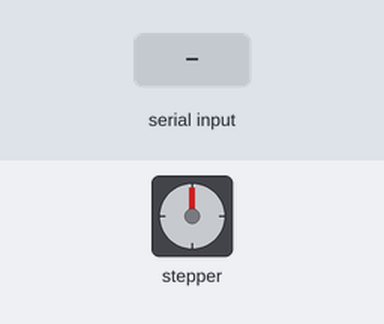
Bench run of a sketch on a simulated Arduino Uno, built with avr-gcc and run on an emulated ATmega328P. Parts: stepper motor. The inputs (shaded band) are chosen by the test bench. Stepper angles assume 200 steps per turn; what the sketch prints to the serial monitor is not drawn.

Above: at 1.2 s.
1.3 s: "90,45\n" received over Serial
At 1.45 s:
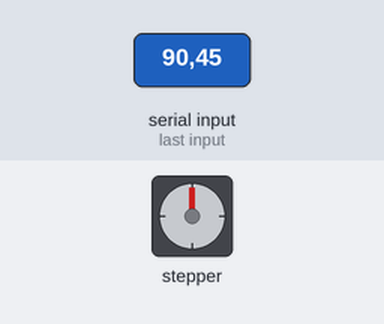
At 2.05 s:
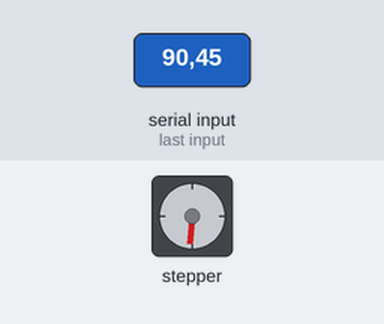
4.3 s: "90\n" received over Serial
At 4.76 s:
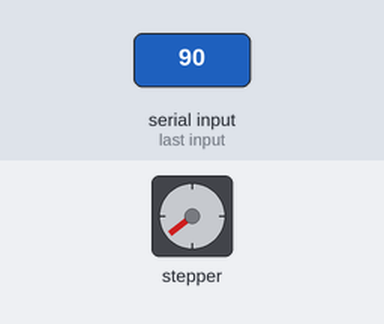
7.3 s: "30,150\n" received over Serial
At 7.47 s:
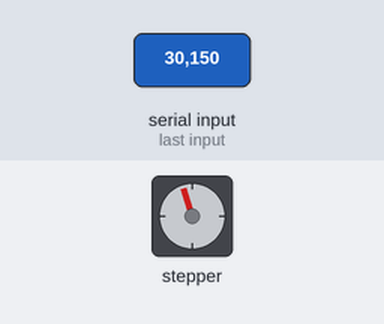
10.3 s: "5\n" received over Serial
13.3 s: "200\n" received over Serial
16.3 s: "90,45\n" received over Serial
Timing chart, 0 to 24.5 s (numbered marks = the images above; inputs shaded):
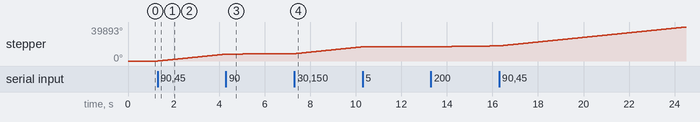

Measured:
- after the input at 1.3 s, stepper: keeps turning clockwise at about 2702°/s, starting at once

The sketch:

stepper.ino
```cpp
#include <AccelStepper.h>

// change to your pins & driver type
#define STEP_PIN 2
#define DIR_PIN 3
AccelStepper stepper(AccelStepper::DRIVER, STEP_PIN, DIR_PIN);

// we'll accumulate serial chars here
String inputString = "";
bool newCommand = false;

void setup() {
  Serial.begin(115200);
  // give us a little extra headroom
  stepper.setMaxSpeed(2000);
  stepper.setAcceleration(1000);
  inputString.reserve(16);

  Serial.println("Ready. Enter speed (–1000…1000) and newline:");
}

void loop() {
  // if we've received a full line, parse it
  if (newCommand) {
    int speed = inputString.toInt();
    Serial.print("Setting speed = ");
    Serial.println(speed);
    stepper.setSpeed(speed);
    // clear for the next command
    inputString = "";
    newCommand = false;
  }

  // this must run every loop to keep the motor moving
  stepper.runSpeed();
}

// This handler is called by the core whenever serial data arrives
// (with recent Arduino IDEs - older use serialEvent() differently)
void serialEvent() {
  while (Serial.available()) {
    char c = (char)Serial.read();
    if (c == '\n') {
      newCommand = true;
    } else if (isDigit(c) || c=='-' ) {
      inputString += c;
    }
    // ignore other chars
  }
}
```
